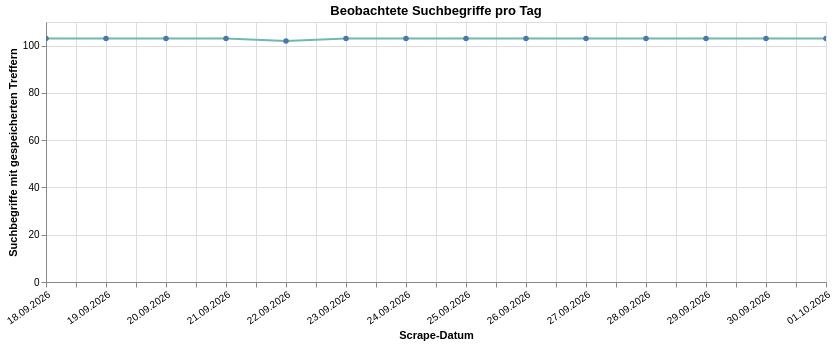

Notebook code cell kept with this figure:
### Markdown cell above
### Diagramm 2: Anzahl beobachteter Suchbegriffe

Der Scraper sucht pro Tag nach vielen Begriffen. Die Tabelle zählt nur Suchbegriffe, die auch in gespeicherten Produktzeilen vorkommen. Begriffe ohne Treffer und fehlgeschlagene Anfragen erscheinen nicht in der Datenbank. Die Zahl ist daher ein **Hinweis auf Abdeckung**, aber kein verlässlicher Erfolgszähler pro Anfrage.

### Code cell
terms_chart = alt.Chart(daily_chart_data).mark_line(point=True, color='#72b7b2').encode(
    x=alt.X('scraped_date:T', title='Scrape-Datum', axis=alt.Axis(format='%d.%m.%Y', labelAngle=-35)),
    y=alt.Y('suchbegriffe:Q', title='Suchbegriffe mit gespeicherten Treffern'),
    tooltip=[alt.Tooltip('scraped_date:T', title='Datum'), 'suchbegriffe:Q', 'produkte:Q'],
).properties(width=780, height=260, title='Beobachtete Suchbegriffe pro Tag').interactive()
terms_chart

### Figure 1 — Vega-Lite specification as saved in the notebook (floating-point values rounded to 4 significant figures)
{"config": {"view": {"continuousWidth": 300, "continuousHeight": 300}}, "data": {"name": "data-8f1c8d6dbd3a45f6264a11f260929258"}, "mark": {"type": "line", "color": "#72b7b2", "point": true}, "encoding": {"tooltip": [{"field": "scraped_date", "title": "Datum", "type": "temporal"}, {"field": "suchbegriffe", "type": "quantitative"}, {"field": "produkte", "type": "quantitative"}], "x": {"axis": {"format": "%d.%m.%Y", "labelAngle": -35}, "field": "scraped_date", "title": "Scrape-Datum", "type": "temporal"}, "y": {"field": "suchbegriffe", "title": "Suchbegriffe mit gespeicherten Treffern", "type": "quantitative"}}, "height": 260, "params": [{"name": "param_1e9efca18e7a2868", "select": {"type": "interval", "encodings": ["x", "y"]}, "bind": "scales"}], "title": "Beobachtete Suchbegriffe pro Tag", "width": 780, "$schema": "https://vega.github.io/schema/vega-lite/v6.4.1.json", "datasets": {"data-8f1c8d6dbd3a45f6264a11f260929258": [{"scraped_date": "2026-09-18T00:00:00", "produktzeilen": 566, "produkte": 566, "suchbegriffe": 103, "preise_vorhanden": 566, "scrape_vorhanden": true, "luecke": false}, {"scraped_date": "2026-09-19T00:00:00", "produktzeilen": 509, "produkte": 509, "suchbegriffe": 103, "preise_vorhanden": 509, "scrape_vorhanden": true, "luecke": false}, {"scraped_date": "2026-09-20T00:00:00", "produktzeilen": 506, "produkte": 506, "suchbegriffe": 103, "preise_vorhanden": 506, "scrape_vorhanden": true, "luecke": false}, {"scraped_date": "2026-09-21T00:00:00", "produktzeilen": 501, "produkte": 501, "suchbegriffe": 103, "preise_vorhanden": 501, "scrape_vorhanden": true, "luecke": false}, {"scraped_date": "2026-09-22T00:00:00", "produktzeilen": 504, "produkte": 504, "suchbegriffe": 102, "preise_vorhanden": 504, "scrape_vorhanden": true, "luecke": false}, {"scraped_date": "2026-09-23T00:00:00", "produktzeilen": 506, "produkte": 506, "suchbegriffe": 103, "preise_vorhanden": 506, "scrape_vorhanden": true, "luecke": false}, {"scraped_date": "2026-09-24T00:00:00", "produktzeilen": 506, "produkte": 506, "suchbegriffe": 103, "preise_vorhanden": 506, "scrape_vorhanden": true, "luecke": false}, {"scraped_date": "2026-09-25T00:00:00", "produktzeilen": 501, "produkte": 501, "suchbegriffe": 103, "preise_vorhanden": 501, "scrape_vorhanden": true, "luecke": false}, {"scraped_date": "2026-09-26T00:00:00", "produktzeilen": 508, "produkte": 508, "suchbegriffe": 103, "preise_vorhanden": 508, "scrape_vorhanden": true, "luecke": false}, {"scraped_date": "2026-09-27T00:00:00", "produktzeilen": 504, "produkte": 504, "suchbegriffe": 103, "preise_vorhanden": 504, "scrape_vorhanden": true, "luecke": false}, {"scraped_date": "2026-09-28T00:00:00", "produktzeilen": 508, "produkte": 508, "suchbegriffe": 103, "preise_vorhanden": 508, "scrape_vorhanden": true, "luecke": false}, {"scraped_date": "2026-09-29T00:00:00", "produktzeilen": 503, "produkte": 503, "suchbegriffe": 103, "preise_vorhanden": 503, "scrape_vorhanden": true, "luecke": false}, {"scraped_date": "2026-09-30T00:00:00", "produktzeilen": 498, "produkte": 498, "suchbegriffe": 103, "preise_vorhanden": 498, "scrape_vorhanden": true, "luecke": false}, {"scraped_date": "2026-10-01T00:00:00", "produktzeilen": 509, "produkte": 509, "suchbegriffe": 103, "preise_vorhanden": 509, "scrape_vorhanden": true, "luecke": false}]}}
